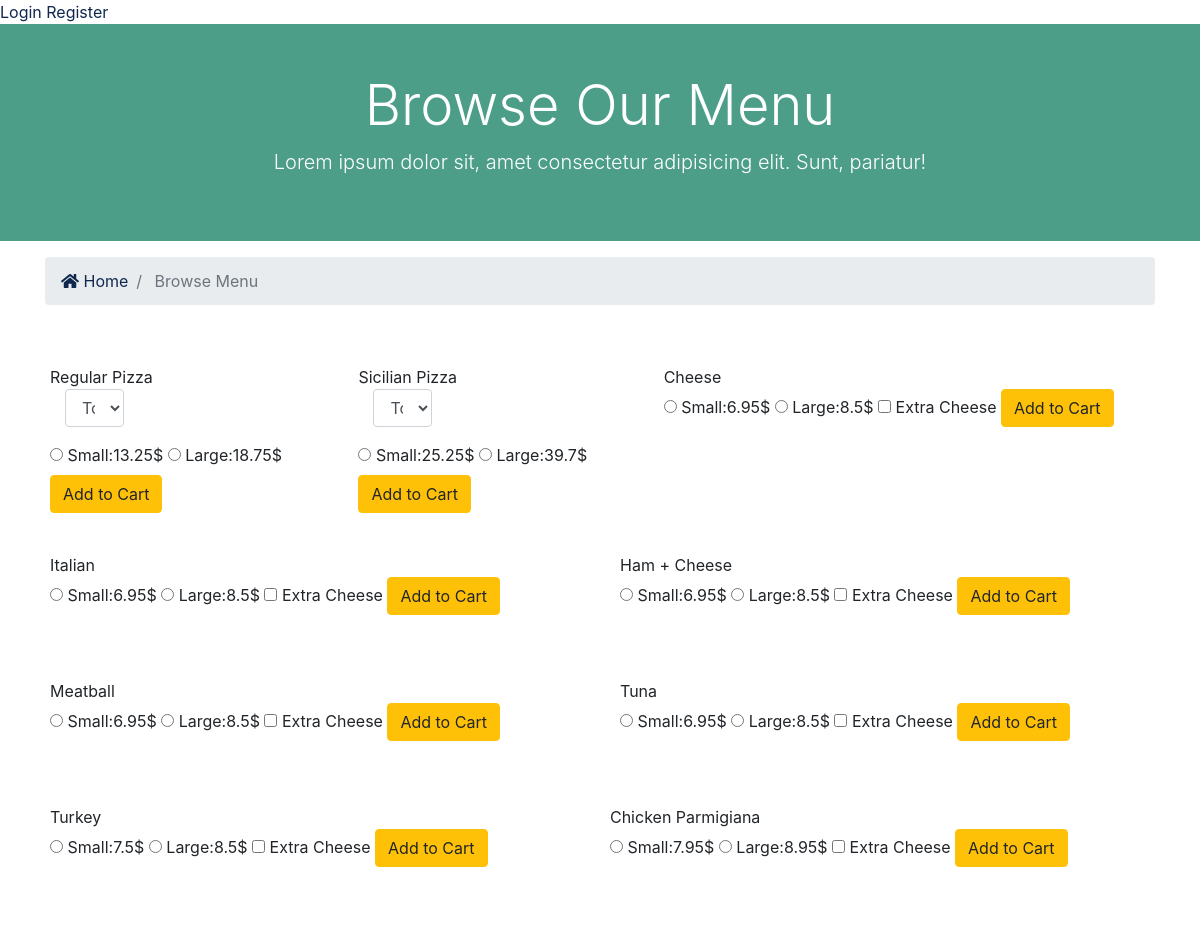
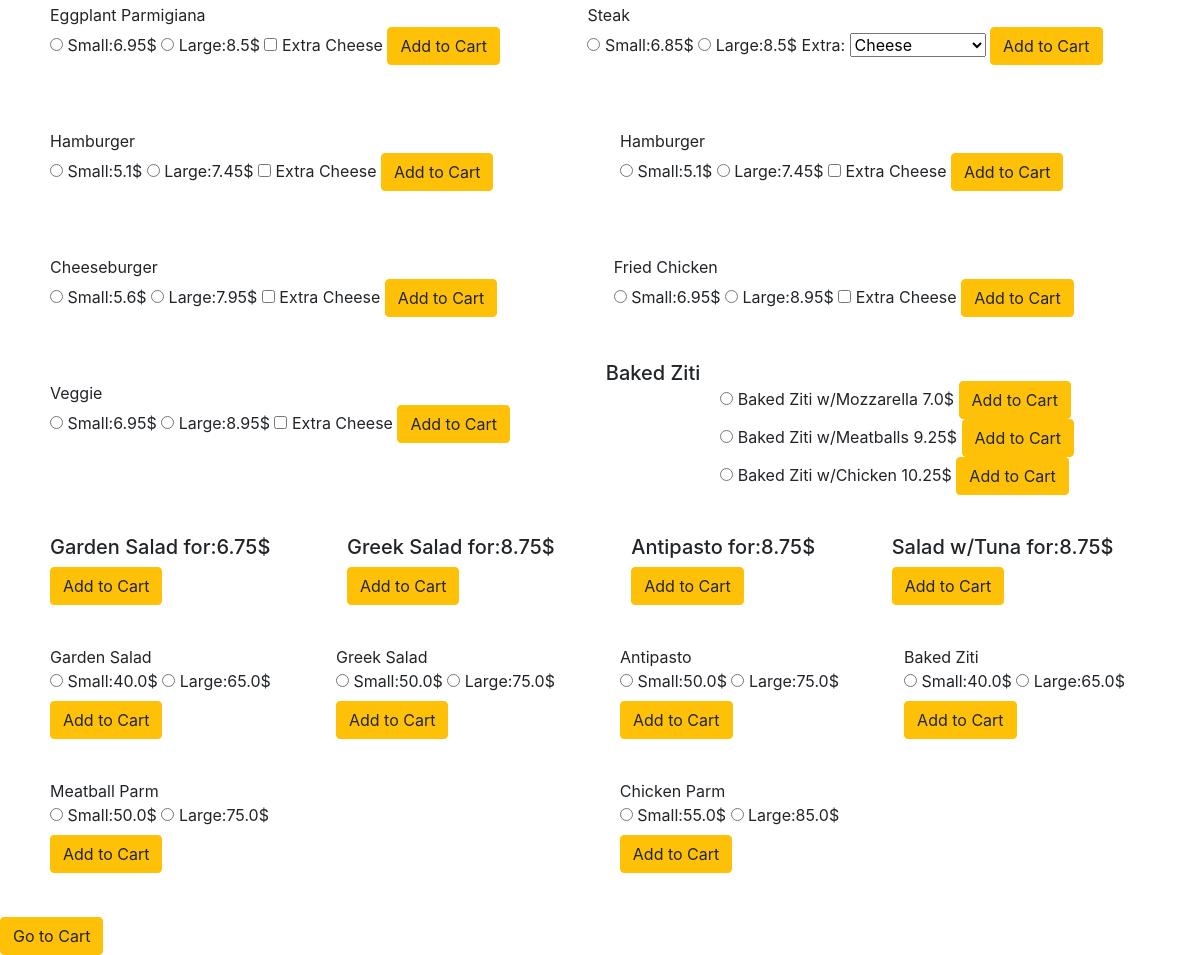
The page / on the database its author committed (2 pictures, top to bottom).
### orders/models.py (models this page shows, shortened)
class Food(models.Model):
    name = models.CharField(max_length=50)
    sprice = models.FloatField(default=None, blank=True, null=True)
    lprice = models.FloatField(default=None, blank=True, null=True)

### orders/views.py (the view)
# urls.py: path("", views.index, name="index"),
def index(request):
    context = {
        "pizza": Food.objects.all()[:2],
        "subs": Food.objects.all()[2:16],
        "pasta": Food.objects.all()[16:19],
        "salads": Food.objects.all()[19:23],
        "plates": Food.objects.all()[23:30],
        "toppings": toppings
    }
    return render(request, "orders/index.html", context)

### orders/templates/orders/index.html (shortened to what this page needs)
{% extends "orders/base.html" %}
{% block content %}
{% if user.is_authenticated %}
<a href="{% url 'accounts:logout' %}">Logout</a>
{% else %}
<a href="{% url 'accounts:login' %}">Login</a>
<a href="{% url 'accounts:register' %}">Register</a>
{% endif %}
<section id="showcase-inner" class="py-5 text-white">
    <div class="container">
      <div class="row text-center">
        <div class="col-md-12">
          <h1 class="display-4">Browse Our Menu</h1>
          <p class="lead">Lorem ipsum dolor sit, amet consectetur adipisicing elit. Sunt, pariatur!</p>
        </div>
      </div>
    </div>
  </section>
  <section id="bc" class="mt-3">
    <div class="container">
      <nav aria-label="breadcrumb">
        <ol class="breadcrumb">
          <li class="breadcrumb-item">
            <a href="">
              <i class="fas fa-home"></i> Home</a>
          </li>
          <li class="breadcrumb-item active"> Browse Menu</li>
        </ol>
      </nav>
    </div>
  </section>
  <section id="listings" class="py-4">
    <div class="container">
      <div class="row">
                {% for piza in pizza %}
                <div class="card-body">
                    <form action="{% url 'cart:add_to_cart' piza.id %}" method="POST">
                        {{piza.name}}
                        <div class="col-md-4 mb-3">
                            <select name="topping" class="form-control">
                              <option selected="true" disabled="disabled">Toppings (All)</option>
                            </select>
                          </div>
                        <input type="radio" id="small" name="price" value="{{piza.sprice}}">
                        <label for="small">Small:{{piza.sprice}}$</label>
                        <input type="radio" id="large" name="price" value="{{piza.lprice}}">
                        <label for="large">Large:{{piza.lprice}}$</label><br>
                        <button class="btn btn-warning">Add to Cart</button>
                        <br>
                    </form>
                </div>
                    {% endfor %}
                    {% for sub in subs %}
                    <div class="card-body">
                        {% if sub.name == 'Steak' %}
                        {{sub.name}}
                        <form action="{% url 'cart:add_to_cart' sub.id %}" method="POST">
                        <input type="radio" id="small" name="price" value="{{sub.sprice}}">
                        <label for="small">Small:{{sub.sprice}}$</label>
                        <input type="radio" id="large" name="price" value="{{sub.lprice}}">
                        <label for="large">Large:{{sub.lprice}}$</label>
                        <label for="extras"> Extra: </label>
                        <select id="extras">
                            <option value="Cheese">Cheese</option>
                        </select>
                        <button class="btn btn-warning">Add to Cart</button>
                        <br>
                        </form>
                        {% else %}
                        {% if sub.name == 'Sausage, Peppers & Onions' %}
                        {{sub.name}}
                        <form action="{% url 'cart:add_to_cart' sub.id %}" method="POST">
                            {% csrf_token %}
                        <input type="radio" id="large" name="price" value="{{sub.lprice}}">
                        <label for="large">Large:{{sub.lprice}}$</label>
                        <input type="checkbox" id="extra" name="extra" value="cheese">
                        <label for="extra"> Extra Cheese</label>
                        <button class="btn btn-warning"> Add to Cart </button>
                        <br>
                        </form>
                        {% else %}
                        {{sub.name}}
                        <form action="{% url 'cart:add_to_cart' sub.id %}" method="POST">
                        <input type="radio" id="small" name="price" value="{{sub.sprice}}">
                        <label for="small">Small:{{sub.sprice}}$</label>
                        <input type="radio" id="large" name="price" value="{{sub.lprice}}">
                        <label for="large">Large:{{sub.lprice}}$</label>
                        <input type="checkbox" id="extra" name="extra" value="cheese">
                        <label for="extra"> Extra Cheese</label>
                        <button class="btn btn-warning">Add to Cart</button>
                        </form>
                        <br>
                        {% endif %}
                        {% endif %}
                    </div>
                    <br>
                    {% endfor %}
                    <h5>Baked Ziti</h5>
                    <div class="card-body">
                        {% for pas in pasta %}
                        <input type="radio" id="{{pas.name}}" name="price" value="{{pas.sprice}}">
                        <label for="{{pas.name}}">{{pas.name}} {{pas.sprice}}$</label>
                        <a href="{% url 'cart:add_to_cart' pas.id %}" class="btn btn-warning">Add to Cart</a><br>
                        {% endfor %}
                    </div>
                    {% for salad in salads %}
                    <div class="card-body">
                        <h5>{{salad.name}}   for:{{salad.sprice}}$</h5>
                        <a href="{% url 'cart:add_to_cart' salad.id %}" class="btn btn-warning">Add to Cart</a>
                        <br>
                    </div>
                    {% endfor %}
                    {% for plate in plates %}
                    <div class="card-body">
                    {{plate.name}}
                    <form action="{% url 'cart:add_to_cart' plate.id %}" method="POST">
                    <input type="radio" id="small" name="price" value="{{plate.sprice}}">
                     <label for="small">Small:{{plate.sprice}}$</label>
                     <input type="radio" id="large" name="price" value="{{plate.lprice}}">
                     <label for="large">Large:{{plate.lprice}}$</label><br>
                     <button class="btn btn-warning">Add to Cart</button>
                    </div>
                    <br>
                    {% endfor %}
      </div>
    </div>
  </section>
   <a href="{% url 'cart:order_summary' %}" class="btn btn-warning">Go to Cart</a>
{% endblock %}

### orders/templates/orders/base.html (shortened to what this page needs)
{% load static %}
<!DOCTYPE html>
<html lang="en">
<head>
    <link rel="stylesheet" href="{% static 'css/all.css' %}">
    <link rel="stylesheet" href="{% static 'css/bootstrap.css' %}">
    <link rel="stylesheet" href="{% static 'css/style.css' %}">
    <link rel="stylesheet" href="{% static 'css/lightbox.min.css' %}">
</head>
<body>
  {% block content %}
  {% endblock %}
</body>
</html>

### pizza/static/css/all.css (style rules this page uses)
.fa, .fas, .far, .fal, .fab { -moz-osx-font-smoothing: grayscale; -webkit-font-smoothing: antialiased; display: inline-block; font-style: normal; font-variant: normal; text-rendering: auto; line-height: 1; }
.fa-home:before { content: "\f015"; }
.fa, .fas { font-family: 'Font Awesome 5 Free'; font-weight: 900; }

### pizza/static/css/style.css (style rules this page uses)
#showcase-inner { background: url(../img/building.jpg) no-repeat top center fixed/cover; position: relative; overflow: hidden; min-height: 200px; }
#showcase-inner::before { content: ''; position: absolute; top: 0; left: 0; min-height: 100%; width: 100%; background: rgba(32, 134, 107, 0.8); }

### rows shown on the page
Food: name "Regular Pizza", sprice "13.25", lprice "18.75"
Food: name "Sicilian Pizza", sprice "25.25", lprice "39.7"
Food: name "Cheese", sprice "6.95", lprice "8.5"
Food: name "Italian", sprice "6.95", lprice "8.5"
Food: name "Ham + Cheese", sprice "6.95", lprice "8.5"
Food: name "Meatball", sprice "6.95", lprice "8.5"
Food: name "Tuna", sprice "6.95", lprice "8.5"
Food: name "Turkey", sprice "7.5", lprice "8.5"
Food: name "Chicken Parmigiana", sprice "7.95", lprice "8.95"
Food: name "Eggplant Parmigiana", sprice "6.95", lprice "8.5"
Food: name "Steak", sprice "6.85", lprice "8.5"
Food: name "Hamburger", sprice "5.1", lprice "7.45"
Food: name "Hamburger", sprice "5.1", lprice "7.45"
Food: name "Cheeseburger", sprice "5.6", lprice "7.95"
Food: name "Fried Chicken", sprice "6.95", lprice "8.95"
Food: name "Veggie", sprice "6.95", lprice "8.95"
Food: name "Baked Ziti w/Mozzarella", sprice "7.0"
Food: name "Baked Ziti w/Meatballs", sprice "9.25"
Food: name "Baked Ziti w/Chicken", sprice "10.25"
Food: name "Garden Salad", sprice "6.75"
Food: name "Greek Salad", sprice "8.75"
Food: name "Antipasto", sprice "8.75"
Food: name "Salad w/Tuna", sprice "8.75"
Food: name "Garden Salad", sprice "40.0", lprice "65.0"
Food: name "Greek Salad", sprice "50.0", lprice "75.0"
Food: name "Antipasto", sprice "50.0", lprice "75.0"
Food: name "Baked Ziti", sprice "40.0", lprice "65.0"
Food: name "Meatball Parm", sprice "50.0", lprice "75.0"
Food: name "Chicken Parm", sprice "55.0", lprice "85.0"
